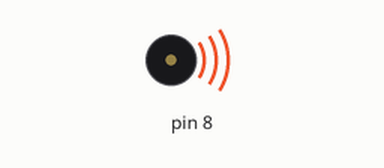
This sketch was run on a simulated Arduino Uno, built with avr-gcc and run on an emulated ATmega328P. On the bench: buzzer (waves = sounding).

Above: at 0.1 s.
Timing chart, 0 to 40.0 s (numbered marks = the images above):
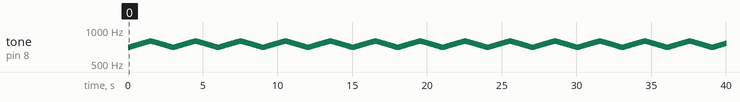

Measured:
- by itself, tone on pin 8: plays 700 Hz for 0.02 s, 701 Hz for 0.02 s, 702 Hz for 0.02 s, 703 Hz for 0.02 s, 704 Hz for 0.02 s, 705 Hz for 0.02 s … (2663 notes in this stretch)

The sketch:

siren.ino
```cpp
int i=0;
void setup() {
  // put your setup code here, to run once:
pinMode(8, OUTPUT);
}

void loop() {
  for(i=700;i<800;i++){   // for police siren
  tone(8,i);
  delay(15);
  }
  for(i=800;i>700;i--){
  tone(8,i);
  delay(15);
  }

}
```
